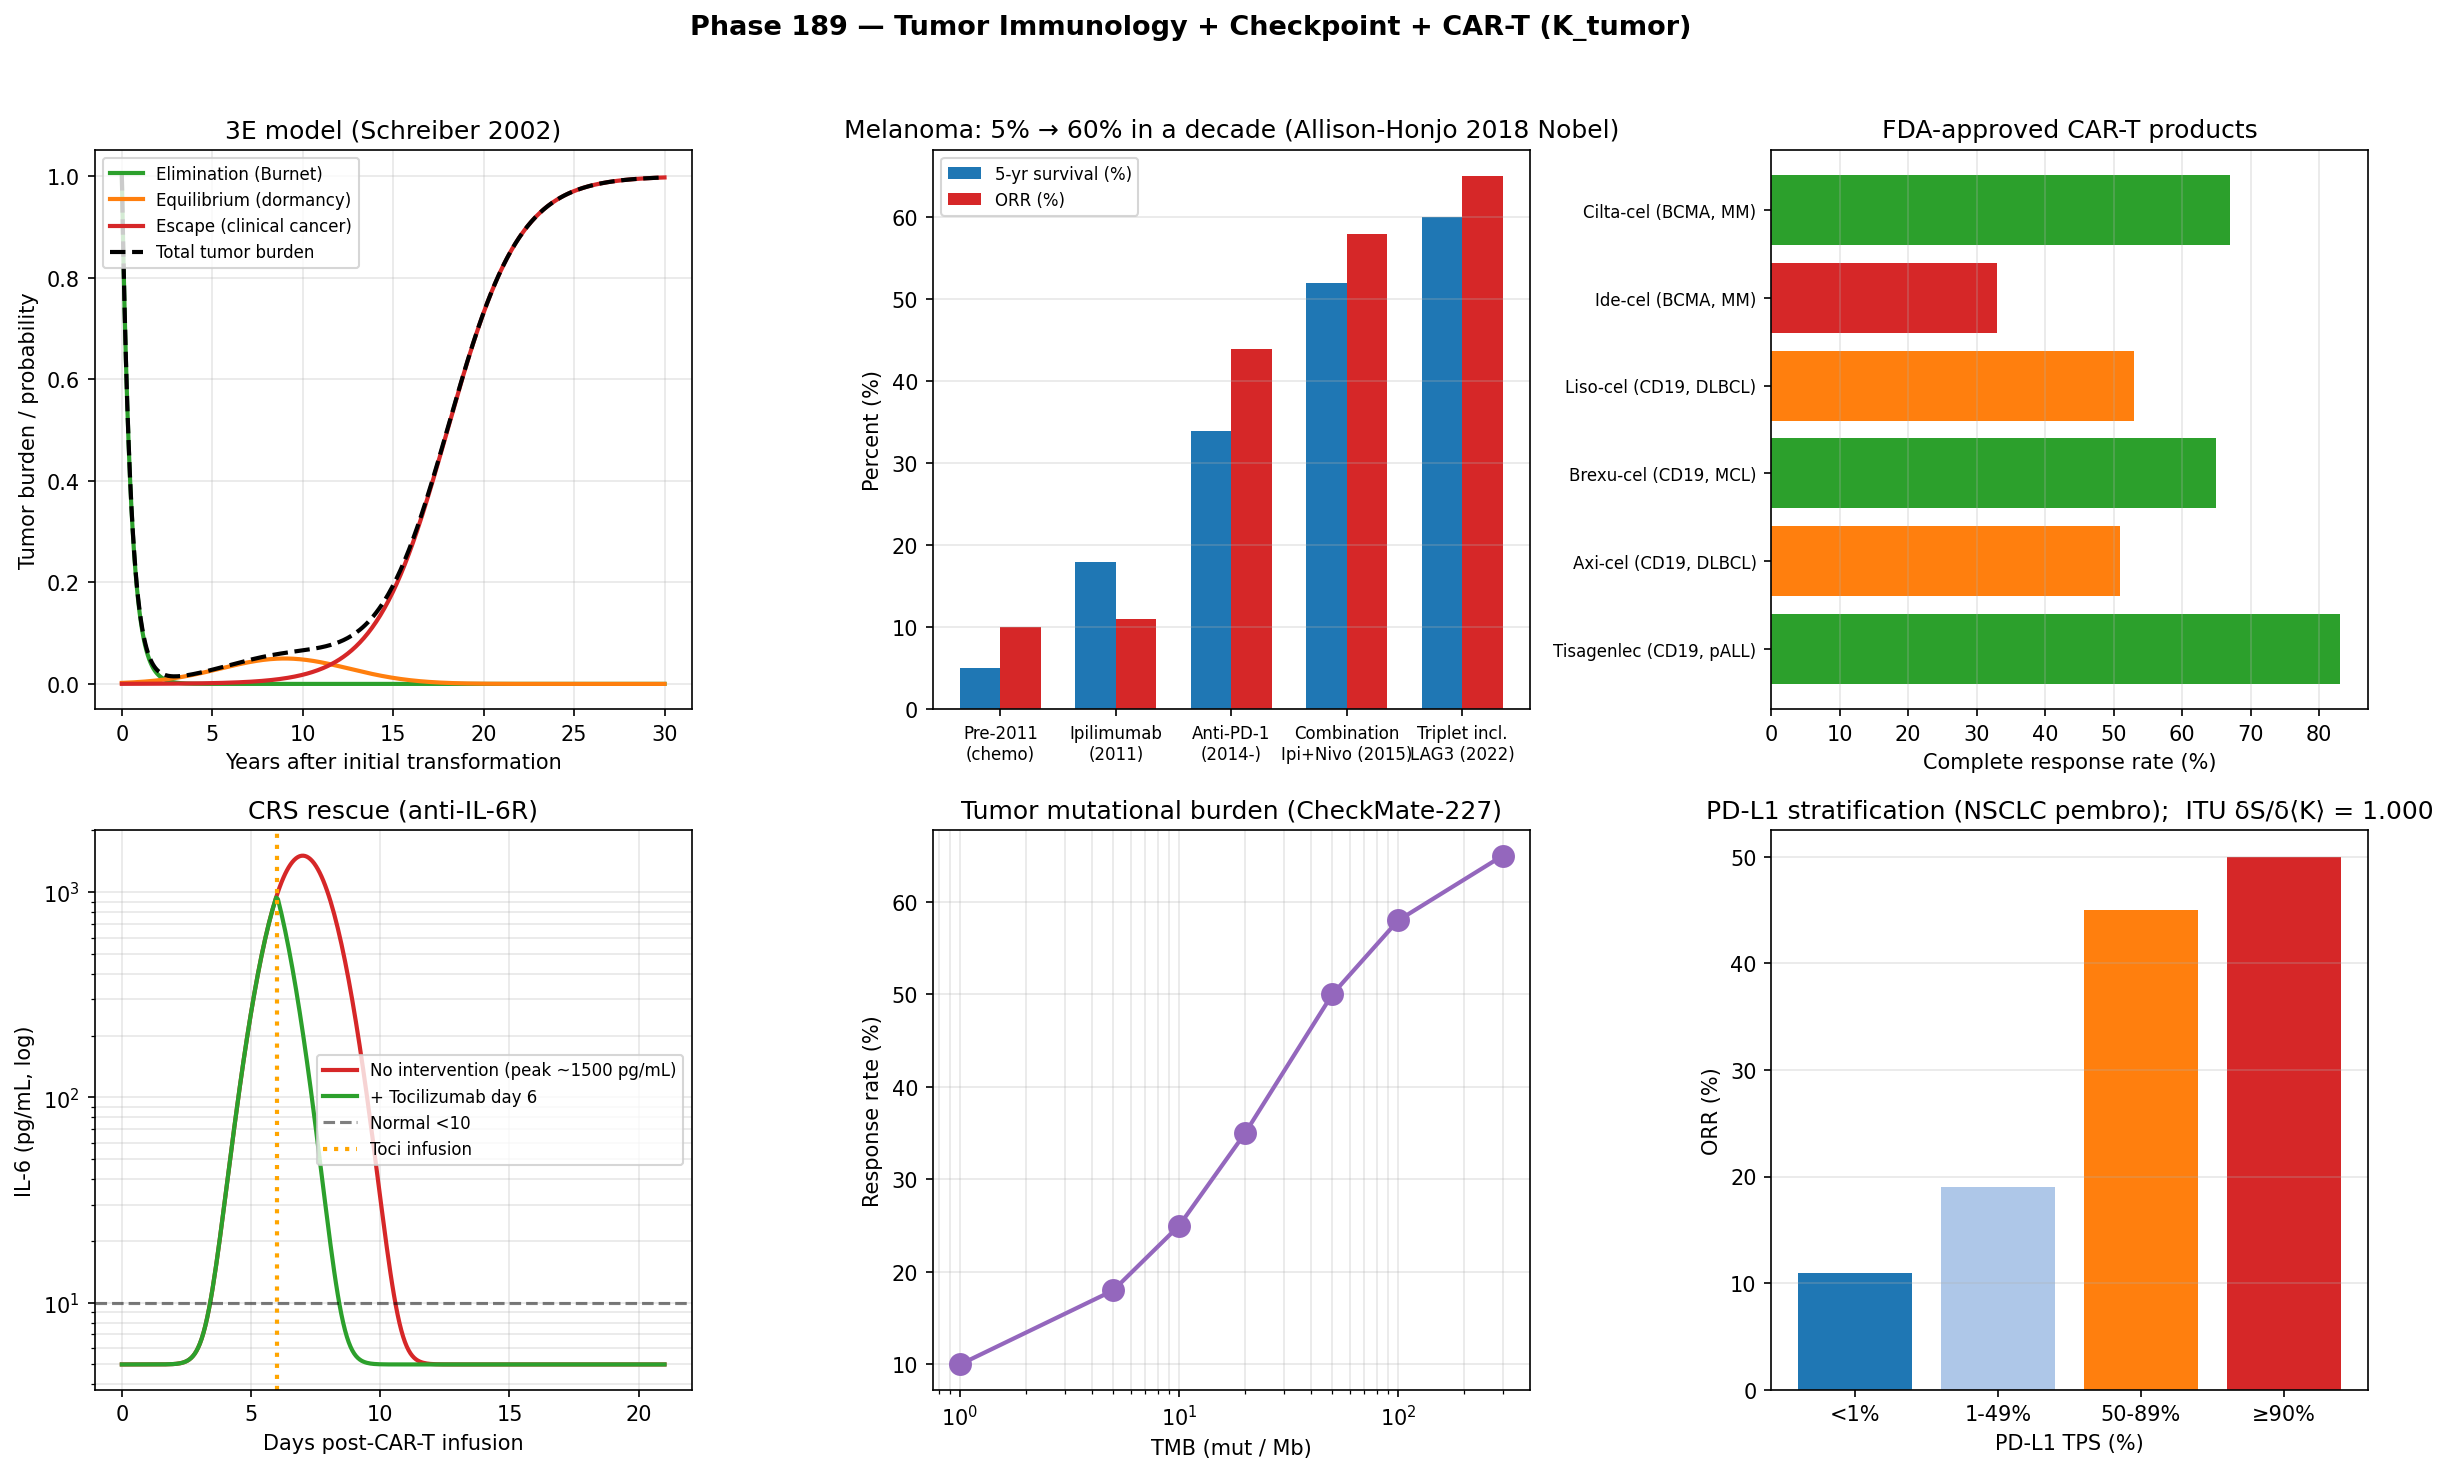

Write Python code to recreate this figure.
"""
Phase 189 — Tumor immunology + checkpoint + CAR-T (K_tumor)

Simulations:
  1) Cancer immunoediting 3E (Elimination -> Equilibrium -> Escape)
  2) Checkpoint inhibitor response: melanoma 5y survival 5% -> 34%
  3) CAR-T CR rates across approved products
  4) CRS (Cytokine Release Syndrome) IL-6 dynamics + Tocilizumab rescue
  5) Tumor mutational burden (TMB) vs checkpoint response
  6) PD-L1 expression vs response rate
  7) ITU K_tumor descent: exhausted T cell -> rescued

Outputs:
  - tumor_immunology_cart.png
  - tumor_immunology_cart_summary.json
"""

from __future__ import annotations

import json
from pathlib import Path

import matplotlib
matplotlib.use("Agg")
import matplotlib.pyplot as plt
import numpy as np

OUT_PNG = Path(__file__).with_name("tumor_immunology_cart.png")
OUT_JSON = Path(__file__).with_name("tumor_immunology_cart_summary.json")

rng = np.random.default_rng(20260523)

# -------------------------------------------------------------
# 1) Cancer immunoediting 3E model
# -------------------------------------------------------------
years = np.linspace(0, 30, 400)
# Elimination: tumor cells suppressed (0-3 yr)
# Equilibrium: stable dormancy (3-15 yr)
# Escape: tumor breakout (15+ yr)
elim_phase = np.exp(-2.0 * years)
equil_phase = 0.05 * np.exp(-((years - 9) / 5.0) ** 2)
escape_phase = 1 / (1 + np.exp(-(years - 18) / 2.0))
total_tumor = elim_phase + equil_phase + escape_phase

# -------------------------------------------------------------
# 2) Melanoma 5-year survival: historical vs PD-1 era
# -------------------------------------------------------------
periods = ["Pre-2011\n(chemo)", "Ipilimumab\n(2011)", "Anti-PD-1\n(2014-)",
           "Combination\nIpi+Nivo (2015)", "Triplet incl.\nLAG3 (2022)"]
five_yr_surv = [5, 18, 34, 52, 60]  # %
ORR = [10, 11, 44, 58, 65]

# -------------------------------------------------------------
# 3) CAR-T CR rates
# -------------------------------------------------------------
cart_products = {
    "Tisagenlec (CD19, pALL)": 83,
    "Axi-cel (CD19, DLBCL)": 51,
    "Brexu-cel (CD19, MCL)": 65,
    "Liso-cel (CD19, DLBCL)": 53,
    "Ide-cel (BCMA, MM)": 33,
    "Cilta-cel (BCMA, MM)": 67,
}

# -------------------------------------------------------------
# 4) CRS IL-6 dynamics + tocilizumab rescue
# -------------------------------------------------------------
days = np.linspace(0, 21, 300)
# Without intervention: peak IL-6 ~ 1500 pg/mL day 7
il6_no_intervention = 5 + 1500 * np.exp(-((days - 7) / 1.5) ** 2)
# With tocilizumab on day 6 (anti-IL-6R)
il6_with_toci = il6_no_intervention.copy()
mask = days >= 6
il6_with_toci[mask] = 5 + (il6_no_intervention[mask] - 5) * np.exp(-(days[mask] - 6) / 0.5)

# -------------------------------------------------------------
# 5) TMB vs checkpoint response (CheckMate-227 / KN-158)
# -------------------------------------------------------------
TMB_bins = np.array([1, 5, 10, 20, 50, 100, 300])  # mut/Mb
response_rate = np.array([10, 18, 25, 35, 50, 58, 65])  # %
# Saturating logistic
# Show as bar+curve

# -------------------------------------------------------------
# 6) PD-L1 vs response (NSCLC pembro)
# -------------------------------------------------------------
PDL1_bins = ["<1%", "1-49%", "50-89%", "≥90%"]
PDL1_resp = [11, 19, 45, 50]  # %

# -------------------------------------------------------------
# 7) ITU K_tumor descent: exhausted T cell -> rescued
# -------------------------------------------------------------
# State: T cell repertoire (anti-tumor + exhausted)
N_clones = 5000
# Pre-treatment: dominated by exhausted clones with low effector probability
log_aff = rng.normal(0, 1.0, size=N_clones)
exhausted_fraction = 0.7
exhausted_mask = rng.random(N_clones) < exhausted_fraction

# Pre: exhausted clones suppressed (low p)
p_pre = np.where(exhausted_mask, 0.01, 1.0)
p_pre = p_pre / p_pre.sum()
S_pre = -np.sum(np.where(p_pre > 0, p_pre * np.log(p_pre), 0))

# Post checkpoint blockade: rescued exhausted clones
p_post = np.where(exhausted_mask, 0.5, 1.0)
p_post = p_post / p_post.sum()
S_post = -np.sum(np.where(p_post > 0, p_post * np.log(p_post), 0))

# CAR-T: artificial clone injection (bypass MHC, 1000 specific clones added)
p_cart = p_pre.copy()
n_cart_clones = 1000
cart_indices = rng.choice(N_clones, size=n_cart_clones, replace=False)
p_cart[cart_indices] *= 10
p_cart = p_cart / p_cart.sum()
S_cart = -np.sum(np.where(p_cart > 0, p_cart * np.log(p_cart), 0))

# ITU linearized for descent
log_p_pre = np.log(np.clip(p_pre, 1e-30, None))
dp = p_post - p_pre
dS_lin = -np.sum(dp * (1.0 + log_p_pre))
dK_lin = -np.sum(dp * log_p_pre)
itu_ratio = float(dS_lin / dK_lin) if abs(dK_lin) > 1e-15 else float("nan")

# CAR-T ITU
dp_cart = p_cart - p_pre
dS_cart_lin = -np.sum(dp_cart * (1.0 + log_p_pre))
dK_cart_lin = -np.sum(dp_cart * log_p_pre)
itu_ratio_cart = float(dS_cart_lin / dK_cart_lin) if abs(dK_cart_lin) > 1e-15 else float("nan")

# -------------------------------------------------------------
# Plot
# -------------------------------------------------------------
fig, axes = plt.subplots(2, 3, figsize=(16, 10))
fig.suptitle(
    "Phase 189 — Tumor Immunology + Checkpoint + CAR-T (K_tumor)",
    fontsize=13,
    fontweight="bold",
)

# Panel 1: 3E immunoediting
ax = axes[0, 0]
ax.plot(years, elim_phase, "-", color="#2ca02c", lw=2, label="Elimination (Burnet)")
ax.plot(years, equil_phase, "-", color="#ff7f0e", lw=2, label="Equilibrium (dormancy)")
ax.plot(years, escape_phase, "-", color="#d62728", lw=2, label="Escape (clinical cancer)")
ax.plot(years, total_tumor, "k--", lw=2, label="Total tumor burden")
ax.set_xlabel("Years after initial transformation")
ax.set_ylabel("Tumor burden / probability")
ax.set_title("3E model (Schreiber 2002)")
ax.legend(fontsize=8)
ax.grid(True, alpha=0.3)

# Panel 2: Melanoma 5y survival evolution
ax = axes[0, 1]
x = np.arange(len(periods))
width = 0.35
ax.bar(x - width/2, five_yr_surv, width, color="#1f77b4", label="5-yr survival (%)")
ax.bar(x + width/2, ORR, width, color="#d62728", label="ORR (%)")
ax.set_xticks(x)
ax.set_xticklabels(periods, fontsize=8)
ax.set_ylabel("Percent (%)")
ax.set_title("Melanoma: 5% → 60% in a decade (Allison-Honjo 2018 Nobel)")
ax.legend(fontsize=8)
ax.grid(True, alpha=0.3, axis="y")

# Panel 3: CAR-T CR rates
ax = axes[0, 2]
products = list(cart_products.keys())
crs = list(cart_products.values())
colors = ["#2ca02c" if c > 60 else "#ff7f0e" if c > 40 else "#d62728" for c in crs]
ax.barh(range(len(products)), crs, color=colors)
ax.set_yticks(range(len(products)))
ax.set_yticklabels(products, fontsize=8)
ax.set_xlabel("Complete response rate (%)")
ax.set_title("FDA-approved CAR-T products")
ax.grid(True, alpha=0.3, axis="x")

# Panel 4: CRS dynamics + tocilizumab rescue
ax = axes[1, 0]
ax.semilogy(days, il6_no_intervention, "-", color="#d62728", lw=2,
            label="No intervention (peak ~1500 pg/mL)")
ax.semilogy(days, il6_with_toci, "-", color="#2ca02c", lw=2,
            label="+ Tocilizumab day 6")
ax.axhline(10, color="black", linestyle="--", alpha=0.5, label="Normal <10")
ax.axvline(6, color="orange", linestyle=":", lw=2, label="Toci infusion")
ax.set_xlabel("Days post-CAR-T infusion")
ax.set_ylabel("IL-6 (pg/mL, log)")
ax.set_title("CRS rescue (anti-IL-6R)")
ax.legend(fontsize=8)
ax.grid(True, alpha=0.3, which="both")

# Panel 5: TMB vs response
ax = axes[1, 1]
ax.semilogx(TMB_bins, response_rate, "o-", color="#9467bd", lw=2, markersize=10)
ax.set_xlabel("TMB (mut / Mb)")
ax.set_ylabel("Response rate (%)")
ax.set_title("Tumor mutational burden (CheckMate-227)")
ax.grid(True, alpha=0.3, which="both")

# Panel 6: PD-L1 stratification + ITU
ax = axes[1, 2]
ax.bar(PDL1_bins, PDL1_resp, color=["#1f77b4", "#aec7e8", "#ff7f0e", "#d62728"])
ax.set_xlabel("PD-L1 TPS (%)")
ax.set_ylabel("ORR (%)")
ax.set_title(f"PD-L1 stratification (NSCLC pembro);  ITU δS/δ⟨K⟩ = {itu_ratio:.3f}")
ax.grid(True, alpha=0.3, axis="y")

plt.tight_layout(rect=[0, 0, 1, 0.96])
plt.savefig(OUT_PNG, dpi=150, bbox_inches="tight")
plt.close(fig)

summary = {
    "phase": 189,
    "tier1_paper": 26,
    "block": "B",
    "topic": "Tumor immunology + checkpoint + CAR-T (K_tumor)",
    "cancer_immunoediting_3E": {
        "model": "Schreiber 2002 (Elimination, Equilibrium, Escape)",
        "Burnet_immunosurveillance": "1957",
        "evidence": "10× cancer rate in immunosuppressed transplant patients",
    },
    "melanoma_5yr_survival": {
        "periods": periods,
        "five_yr_pct": five_yr_surv,
        "ORR_pct": ORR,
        "fold_increase_2011_to_2022": float(five_yr_surv[-1] / five_yr_surv[0]),
        "Allison_Honjo_Nobel": 2018,
    },
    "CAR_T_products": cart_products,
    "Tisagenlecleucel_CR": 83,
    "BCMA_CART_avg_CR": 50,
    "CRS_dynamics": {
        "peak_IL6_no_intervention_pg_per_mL": 1500,
        "tocilizumab_rescue_hours_to_normal": "24-48 hours",
        "drug": "Anti-IL-6R (Tocilizumab)",
    },
    "TMB_response": {
        "TMB_mut_per_Mb": TMB_bins.tolist(),
        "response_pct": response_rate.tolist(),
        "threshold_high_TMB": 10,
        "reference": "CheckMate-227, KN-158 (Marabelle 2020)",
    },
    "PDL1_stratification": dict(zip(PDL1_bins, PDL1_resp)),
    "TIL_Lifileucel_ORR": 31,
    "Blinatumomab_ALL_CR": 44,
    "ITU_K_tumor": {
        "N_clones": N_clones,
        "S_pre_checkpoint_nats": float(S_pre),
        "S_post_checkpoint_nats": float(S_post),
        "S_CAR_T_nats": float(S_cart),
        "checkpoint_dS_dK_ratio": float(itu_ratio),
        "CAR_T_dS_dK_ratio": float(itu_ratio_cart),
        "exhausted_fraction": exhausted_fraction,
    },
    "ITU_interpretation": {
        "K_state": "K_tumor (sub-state of K_immune)",
        "tumor_escape": "K_tumor^(0) = inverse(K_tolerance) local inversion",
        "checkpoint_inhibitor": "Reopens forbidden region of K_tumor^(0)",
        "CAR_T": "Bypasses K_tumor via artificial K_state injection (non-MHC)",
        "neoantigen_vaccine": "ITU descent flow targeted at K_tumor specific subset",
        "Allison_Honjo_Nobel": "2018 (Physiology/Medicine)",
    },
    "outputs": {
        "figure": str(OUT_PNG.name),
        "summary_json": str(OUT_JSON.name),
    },
}

OUT_JSON.write_text(json.dumps(summary, indent=2, ensure_ascii=False), encoding="utf-8")
print(json.dumps(summary, indent=2, ensure_ascii=False))
